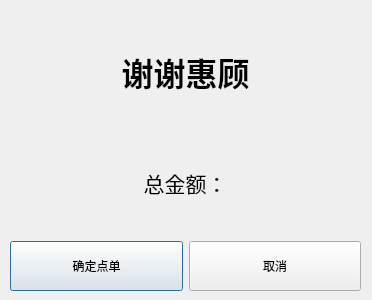
<?xml version="1.0" encoding="UTF-8"?>
<ui version="4.0">
 <class>check</class>
 <widget class="QDialog" name="check">
  <property name="geometry">
   <rect>
    <x>0</x>
    <y>0</y>
    <width>372</width>
    <height>300</height>
   </rect>
  </property>
  <property name="windowTitle">
   <string>Dialog</string>
  </property>
  <widget class="QWidget" name="layoutWidget">
   <property name="geometry">
    <rect>
     <x>10</x>
     <y>20</y>
     <width>351</width>
     <height>271</height>
    </rect>
   </property>
   <layout class="QVBoxLayout" name="verticalLayout">
    <item>
     <widget class="QLabel" name="label">
      <property name="text">
       <string>&lt;html&gt;&lt;head/&gt;&lt;body&gt;&lt;p align=&quot;center&quot;&gt;&lt;span style=&quot; font-size:24pt; font-weight:600;&quot;&gt;谢谢惠顾&lt;/span&gt;&lt;/p&gt;&lt;/body&gt;&lt;/html&gt;</string>
      </property>
     </widget>
    </item>
    <item>
     <widget class="QLabel" name="price">
      <property name="text">
       <string>&lt;html&gt;&lt;head/&gt;&lt;body&gt;&lt;p align=&quot;center&quot;&gt;&lt;span style=&quot; font-size:16pt;&quot;&gt;总金额：&lt;/span&gt;&lt;/p&gt;&lt;/body&gt;&lt;/html&gt;</string>
      </property>
     </widget>
    </item>
    <item>
     <layout class="QHBoxLayout" name="horizontalLayout">
      <item>
       <widget class="QPushButton" name="pushButton">
        <property name="minimumSize">
         <size>
          <width>0</width>
          <height>50</height>
         </size>
        </property>
        <property name="text">
         <string>确定点单</string>
        </property>
       </widget>
      </item>
      <item>
       <widget class="QPushButton" name="pushButton_2">
        <property name="minimumSize">
         <size>
          <width>0</width>
          <height>50</height>
         </size>
        </property>
        <property name="text">
         <string>取消</string>
        </property>
       </widget>
      </item>
     </layout>
    </item>
   </layout>
  </widget>
 </widget>
 <resources/>
 <connections/>
</ui>
